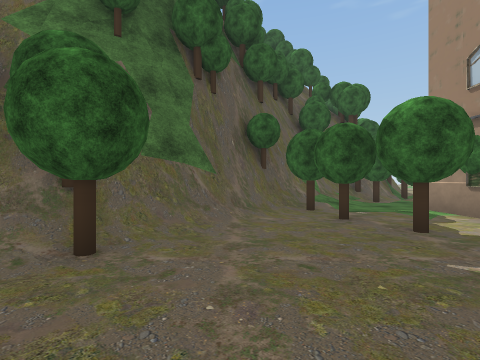
View 1 (above)

24 first-person views from a walk through a 3-D level made in the Unity game engine. The camera is 1.5 m above the floor, looks level and sees 85° across. Doors are open. The floor is counted in squares, 2 m on a side. Each view is taken from the middle of a square. On the plan, view 1 faces up. The plan holds only what a view shows up to about 9 squares ahead; the rest is blank. The place goes on beyond the plan. Some trees and plants on the terrain are drawn as simple stand-ins. The player is left out. Some surface patterns are stand-ins.

View 2
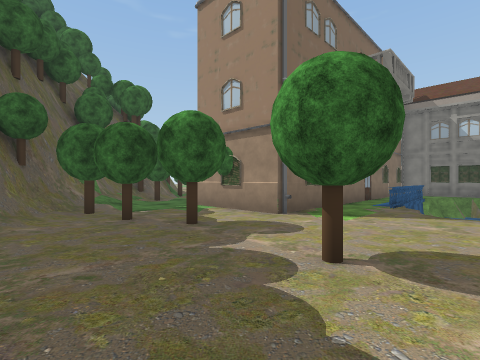

View 3
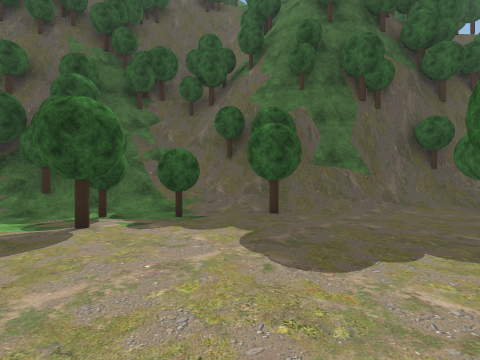

View 4
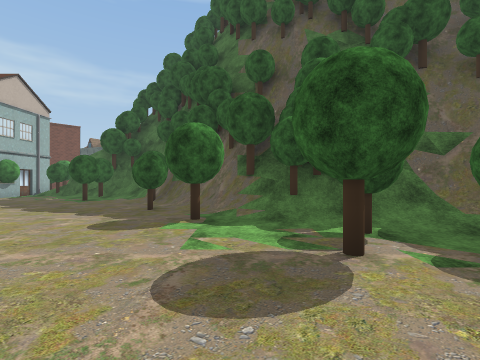

View 5
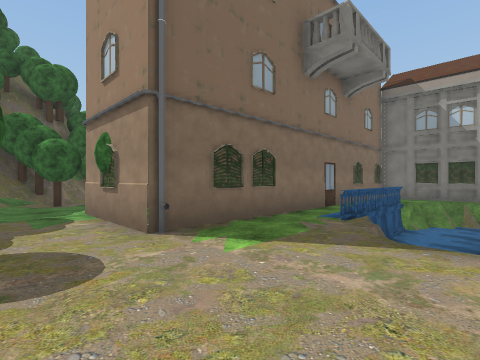

View 6
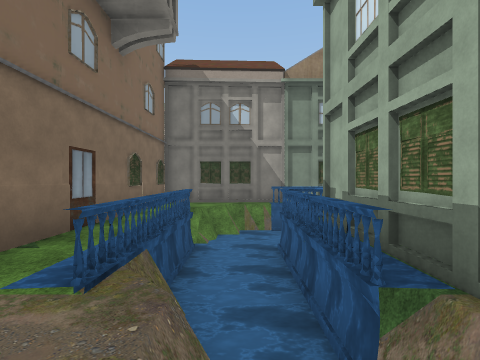

View 7
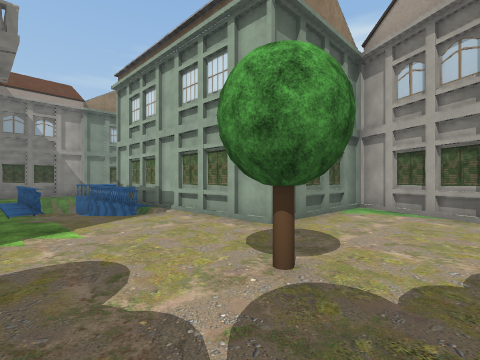

View 8
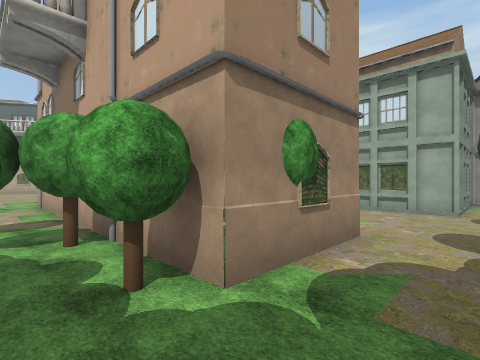

View 9
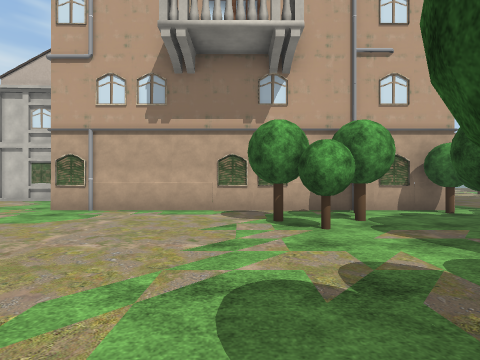

View 10
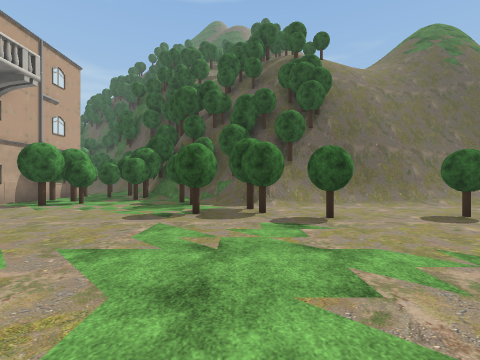

View 11
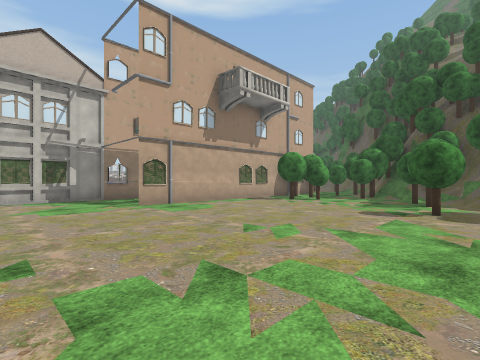

View 12
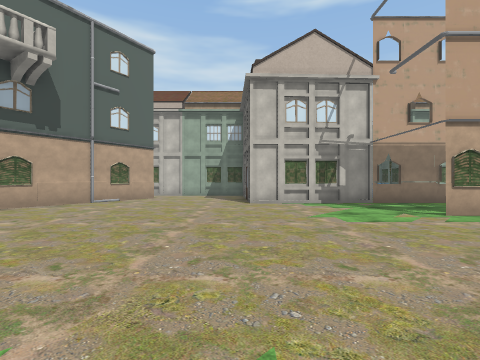

View 13
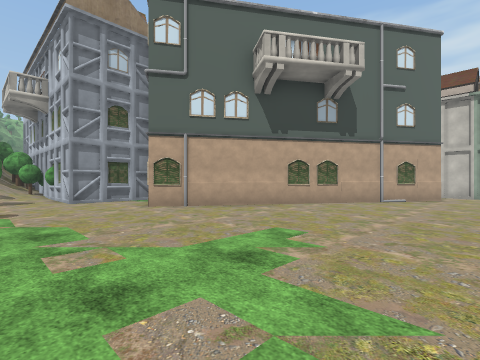

View 14
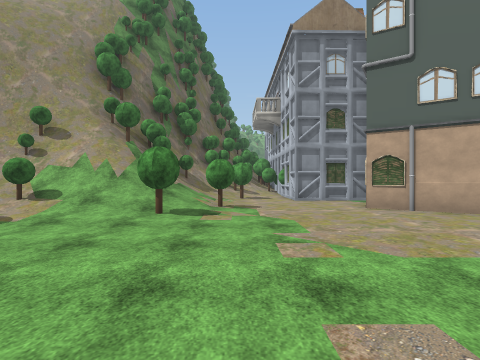

View 15
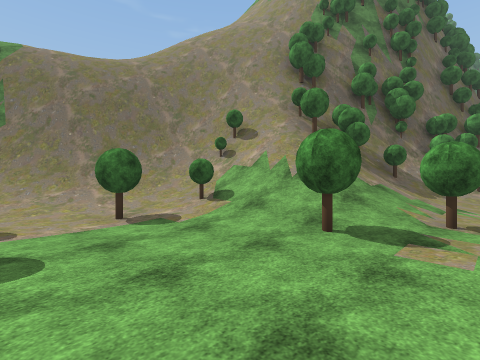

View 16
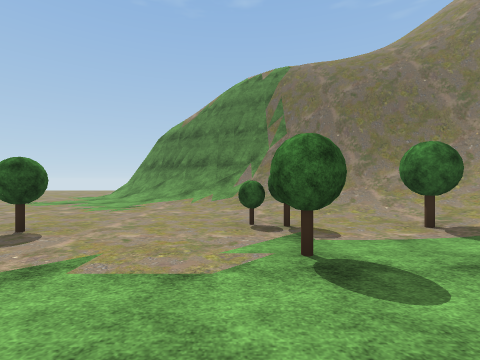

View 17
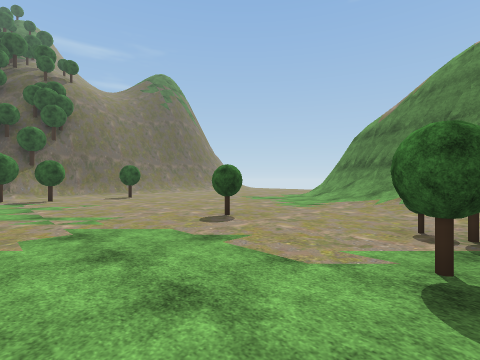

View 18
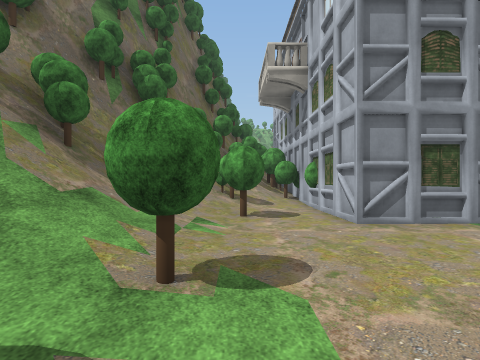

View 19
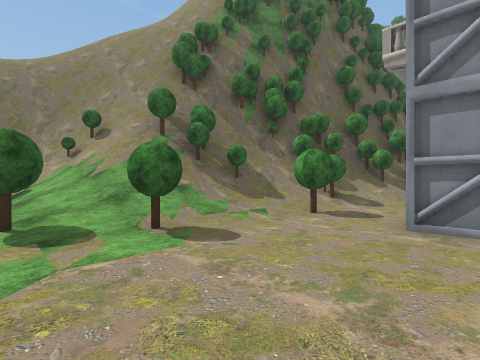

View 20
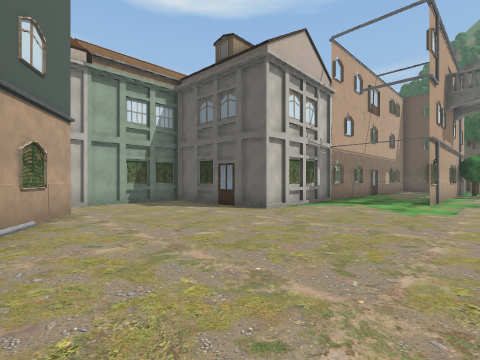

View 21
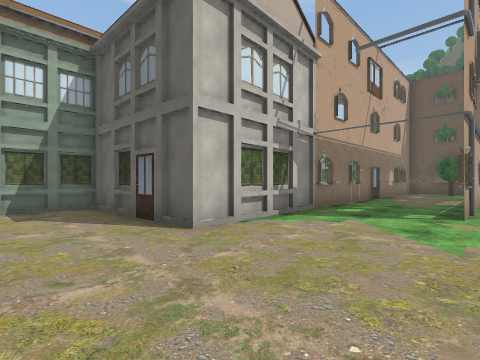

View 22
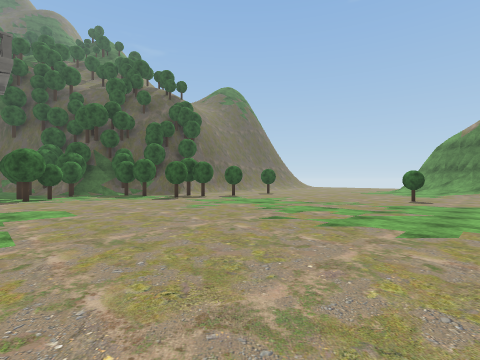

View 23
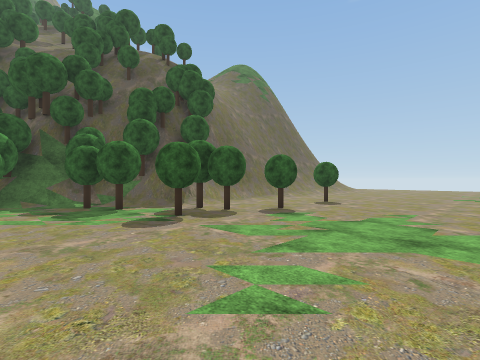

View 24
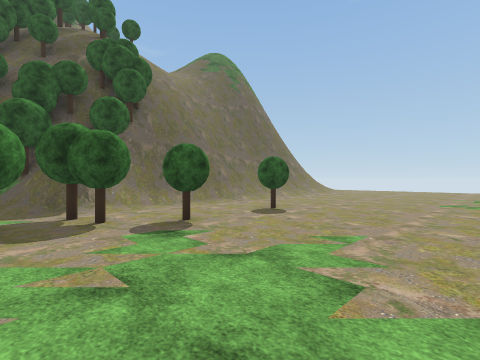

### Floor plan
Key: @ floor where view 1 was taken; # wall or solid block; . main floor; : floor 0.75 m higher than the main floor; + floor 1.75 m higher than the main floor; * floor 4.75 m higher than the main floor; / step, stairs or slope; = window, fence, low wall or low ledge; ≈ water the walk keeps out of; v drop or lower ground; T tree; B building; H house; O other object.
Columns run from 9 left of view 1 to 35 right of it. Each row starts with its distance up from view 1.
 22                      .......////###
 21                  #/...........///=####
 20                  #/............/////####
 19                  #=..T........../////T##
 18                  #/.........T..TT.TT///###
 17                  #/.............T..////*##
 16                  #=..T............./////T##
 15                 ###................T///TT####
 14                 #T/TT...............//////+T#
 13                 T/..T................T..T/O/T
 12                #TTT.......................//:
 11                T/.......................##T#O
 10             ###/T.......................#
  9            ##/T...T..................# .#
  8          ###/..O.TT.................## BH
  7          #TT/.TTTTBBBBBB............#
  6         ##/...T.   ................##
  5        ##/.T..T.   ...............##
  4      ###/...T.B..  B..............#
  3    ####T/.....BBBBB#BBBB####.....##
  2    ##///.........≈≈≈≈≈v #   ....##
  1    #//T....T....≈≈≈≈≈≈≈v#   ....#
  0    OOT...@......v≈≈≈≈≈≈≈#   #...
 -1  ##O/.T......########≈ ≈#   ####
 -2  #T//........H          H
 -3 ##/.T.... #..H          H
 -4 #/T.....  ####
 -5 O......      #
 -6 ......
 -7 .....

Positions as (right, up) in squares from view 1, and headings:
1: (0, 0), facing up
2: (0, 0), facing up-right
3: (2, -2), facing up-left
4: (0, -2), facing left
5: (3, 0), facing up-right
6: (6, 1), facing right
7: (1, 3), facing down-right
8: (3, 8), facing down-right
9: (10, 13), facing down
10: (17, 14), facing left
11: (18, 14), facing down-left
12: (19, 12), facing down
13: (21, 13), facing down-right
14: (21, 13), facing right
15: (23, 13), facing up-right
16: (22, 14), facing up
17: (23, 14), facing up-left
18: (26, 13), facing right
19: (26, 10), facing up-right
20: (24, 8), facing down-left
21: (21, 7), facing down-left
22: (21, 7), facing up-left
23: (16, 10), facing up-left
24: (16, 13), facing up-left
